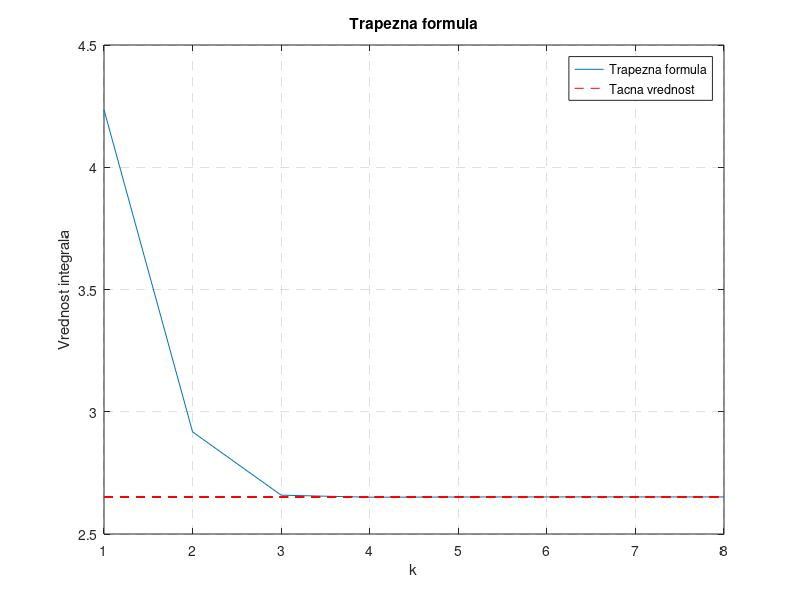
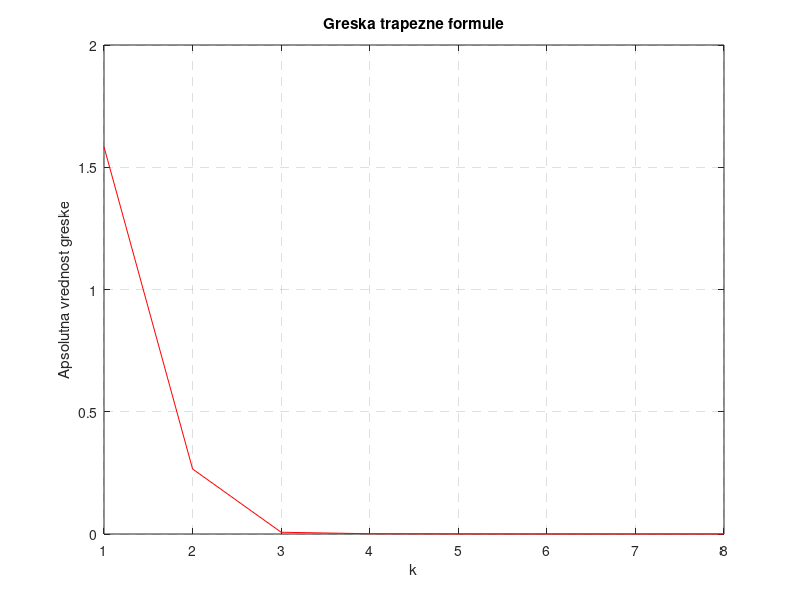

Reproduce these figures in MATLAB, in order.
% Uros Bojanic 2019/0077
f = @(x)1/(1+x^2);
a = -4;
b = 4;
I = zeros(8,1);
for k = 1 : 8
    h = (b-a)/(2^k);
    s = f(a) + f(b);
    for i = 1 : 2^k - 1
        s = s + 2 * f(a + i*h);
    end
    I(k) = h / 2 * s;
    fprintf('k = %d\tI = %.5f\n', k, I(k));
end
I_a = 2 * atan(4);
fprintf('tacno\tI = %.5f\n', I_a);

figure(1)
plot(I);
hold all;
plot(I_a*ones(8),'--','color','red');
grid on
set(gca,'gridlinestyle','--')
legend('Trapezna formula','Tacna vrednost');
title('Trapezna formula')
xlabel('k')
ylabel('Vrednost integrala')

err = abs(I - I_a);
figure(2)
plot(err,'color','red');
grid on
set(gca,'gridlinestyle','--')
title('Greska trapezne formule')
xlabel('k')
ylabel('Apsolutna vrednost greske')